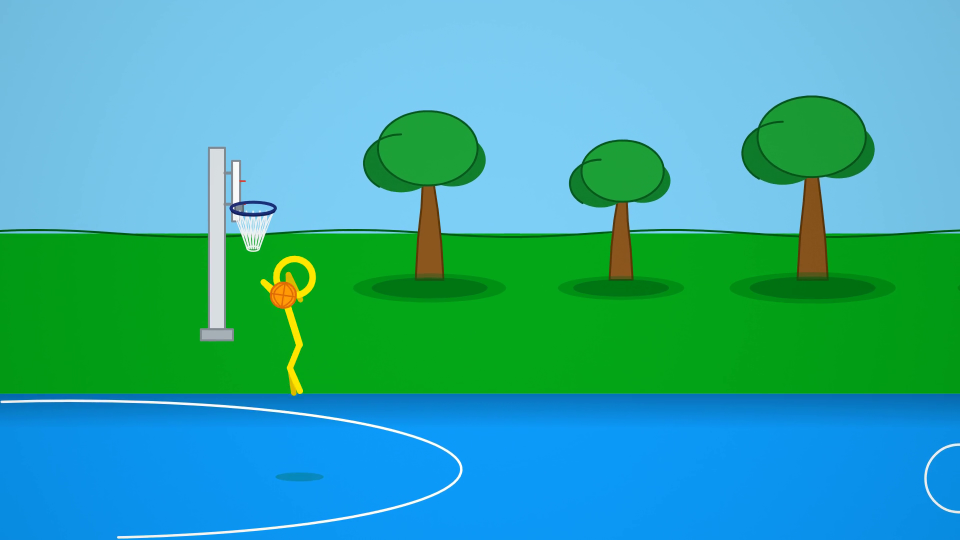
#> input picture 04-Archives/Stickman-Basketball/Working-Data/preview/layup-3.7.png, 1920 x 1080 px, given in place of stickman-dunk-sfx-2.8.png, which was not available (shown at 1/2 size)
$ python preview-grid.py
#> lines starting #> are read from the running program, lines starting #| are printed output that depends on the picture; pictures that were not available may be replaced by others from this repository, and a replacement may not be noted
from pathlib import Path
import subprocess
from PIL import Image, ImageDraw, ImageFont

OUT = Path(r"C:\Users\Kanchan Verma\OneDrive\Desktop\Opencode\01-Projects\projects\animate\deliverables")
TMP = Path(r"C:\Users\Kanchan Verma\AppData\Local\Temp\opencode\preview")
TMP.mkdir(exist_ok=True)
cells = [("stickman-dunk-sfx", 2.8, "dunk 2.8s (slam)"), ("stickman-dunk-sfx", 4.4, "dunk 4.4s (10 / 10)"),
         ("stickman-layup-sfx", 1.0, "layup 1.0s (drive)"), ("stickman-layup-sfx", 4.4, "layup 4.4s (make)")]
CW, CH = 760, 428
fb = ImageFont.truetype(r"C:\Windows\Fonts\arialbd.ttf", 22)
sheet = Image.new("RGB", (CW * 2 + 24, CH * 2 + 24), (230, 224, 212))
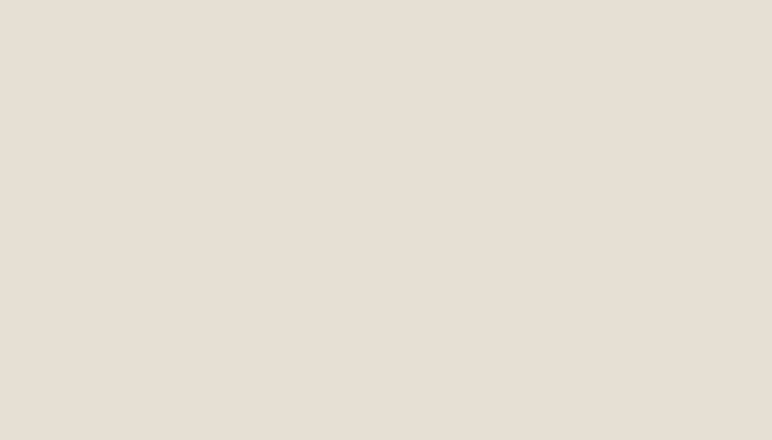
#> sheet: PIL image 1544x880 RGB (shown at 1/2 size); mean R, G, B 230, 224, 212
d = ImageDraw.Draw(sheet)
for i, (name, t, label) in enumerate(cells):
    p = TMP / f"{name}-{t}.png"
    subprocess.run(["ffmpeg", "-y", "-v", "error", "-i", str(OUT / f"{name}.mp4"), "-ss", str(t),
                    "-frames:v", "1", str(p)], check=True)
#> (this line was passed over: subprocess is not available in this run)
    im = Image.open(p).convert("RGB").resize((CW, CH), Image.LANCZOS)
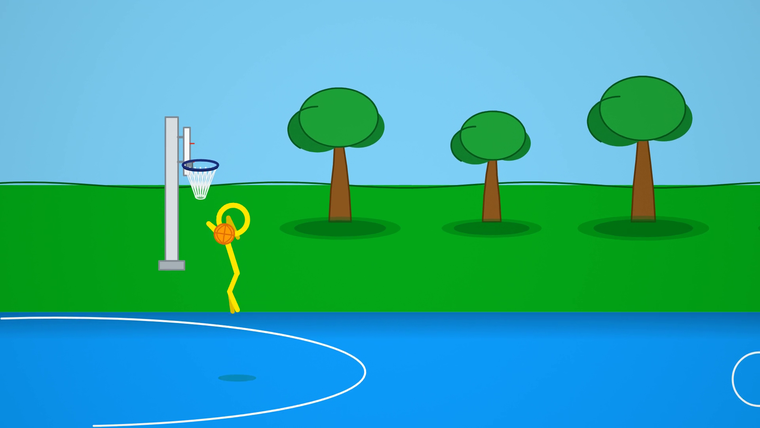
#> im: PIL image 760x428 RGB; mean R, G, B 55.2, 169.5, 163.2
    x = 8 + (i % 2) * (CW + 8)
    y = 8 + (i // 2) * (CH + 8)
    sheet.paste(im, (x, y))
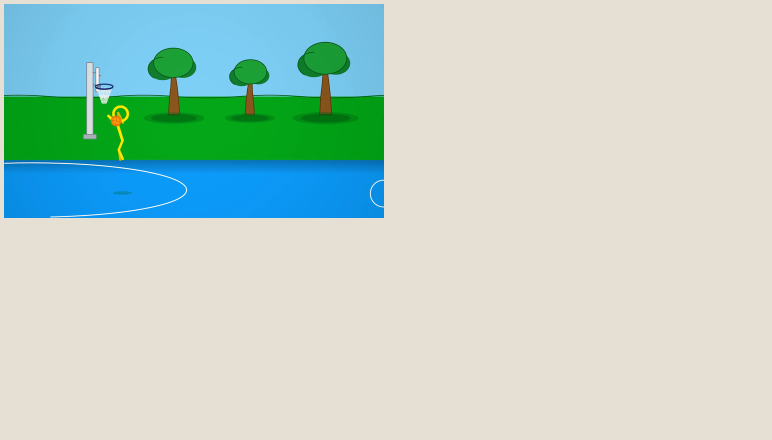
#> sheet: PIL image 1544x880 RGB (shown at 1/2 size); mean R, G, B 188.2, 211, 200.3
    d.rectangle([x, y + CH - 30, x + 250, y + CH], fill=(20, 16, 12))
    d.text((x + 8, y + CH - 27), label, font=fb, fill=(255, 244, 224))
#> pass 2 of the loop `for i, (name, t, label) in enumerate(cells):`:
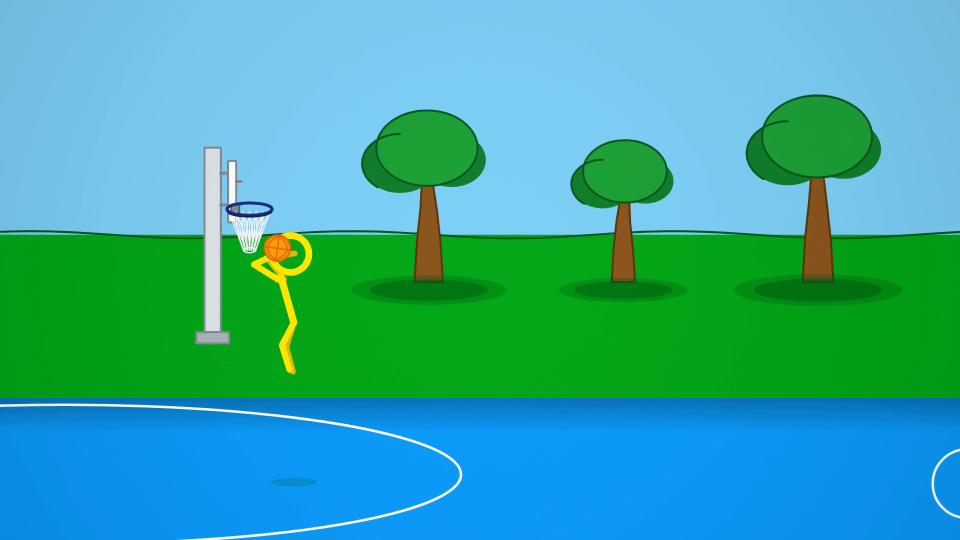
#> input picture 04-Archives/Stickman-Basketball/Working-Data/preview/layup-3.8.png, 1920 x 1080 px, given in place of stickman-dunk-sfx-4.4.png, which was not available (shown at 1/2 size)
#> `im = Image.open(p).convert("RGB").resize((CW, CH), Image.LANCZOS)`:
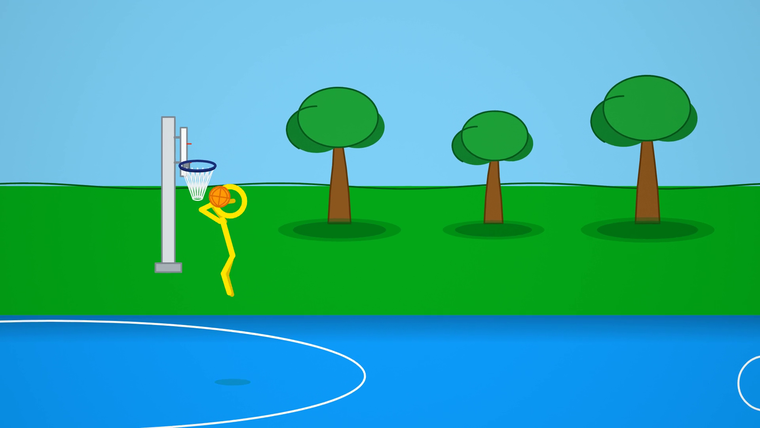
#> im: PIL image 760x428 RGB; mean R, G, B 55.4, 169.5, 161.8
#> `sheet.paste(im, (x, y))`:
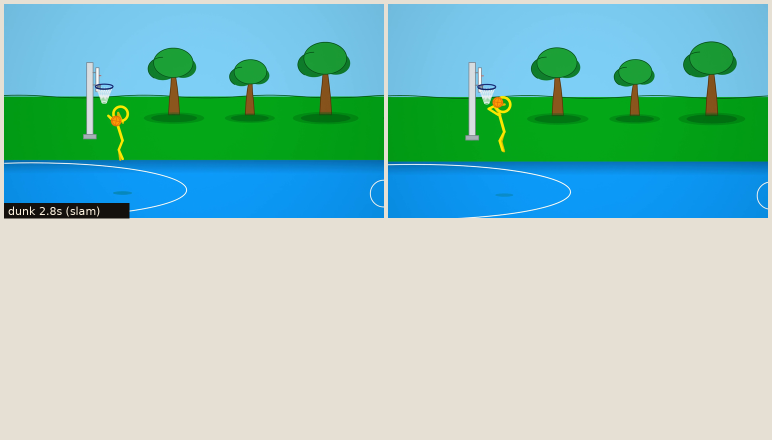
#> sheet: PIL image 1544x880 RGB (shown at 1/2 size); mean R, G, B 146.5, 197.3, 187.2
#> (the run stopped early here; a loop or call above may not have finished)
